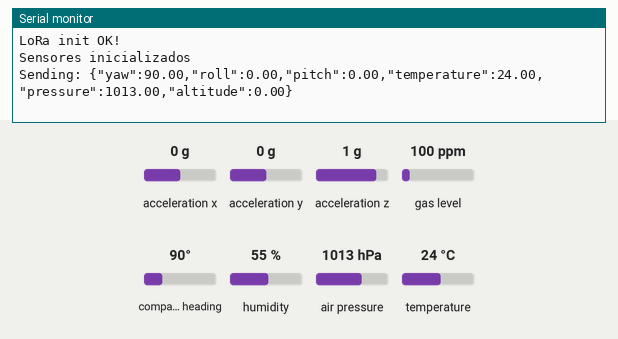
A sketch run on a simulated ESP32. Parts: the last lines printed to the serial monitor. Inputs (shaded band) come from the test bench; at power-on: acceleration x 0 g, acceleration y 0 g, acceleration z 1 g, compass heading 90°, air pressure 1013 hPa, gas level 100 ppm, humidity 55 %, temperature 24 °C. No radio packets arrive unless stated.

Above: at 1.2 s.
1.3 s: acceleration x set to -1.4 g
At 2.3 s:
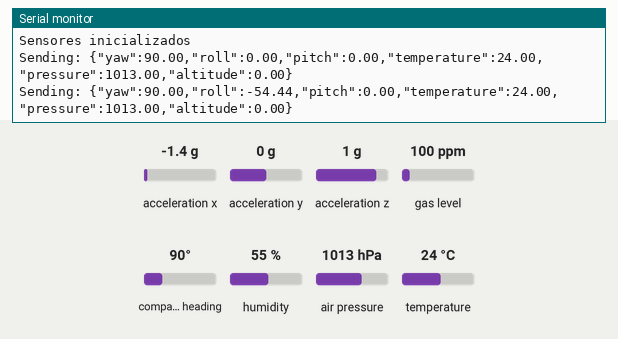
2.8 s: acceleration y set to -1.4 g
At 3.8 s:
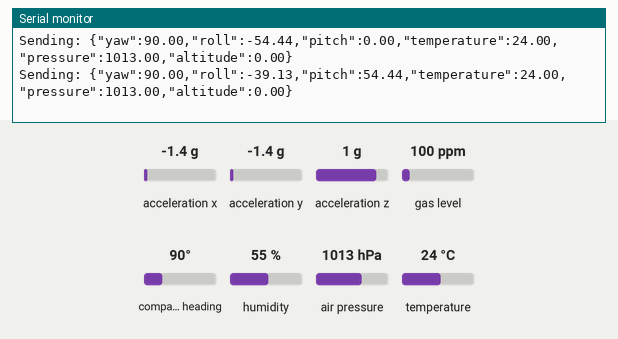
4.3 s: acceleration z set to -1.4 g
At 5.2 s:
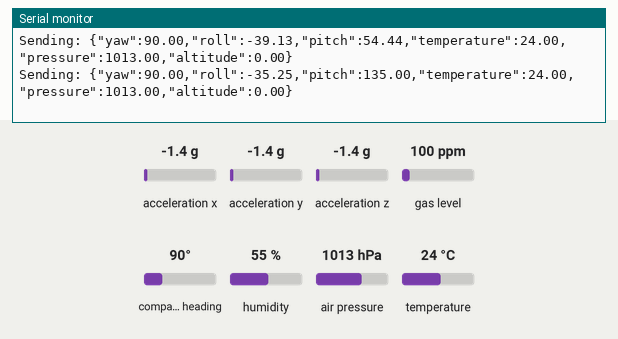
5.8 s: compass heading set to 7°
At 6.6 s:
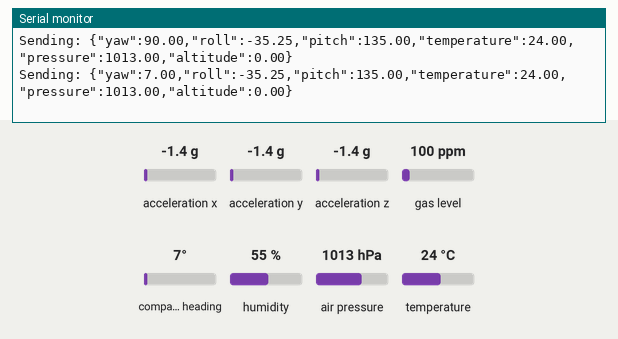
7.3 s: air pressure set to 952 hPa
At 8.0 s:
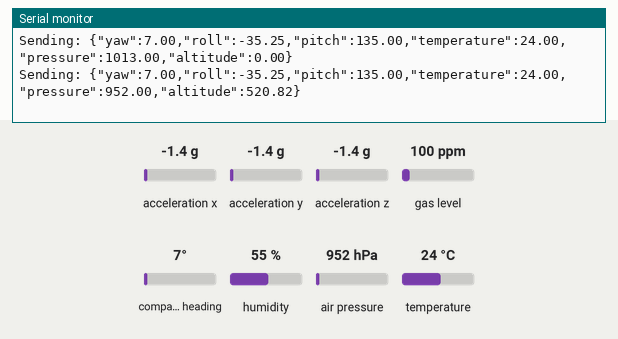
Timing chart, 0 to 9.8 s (numbered marks = the images above; inputs shaded):
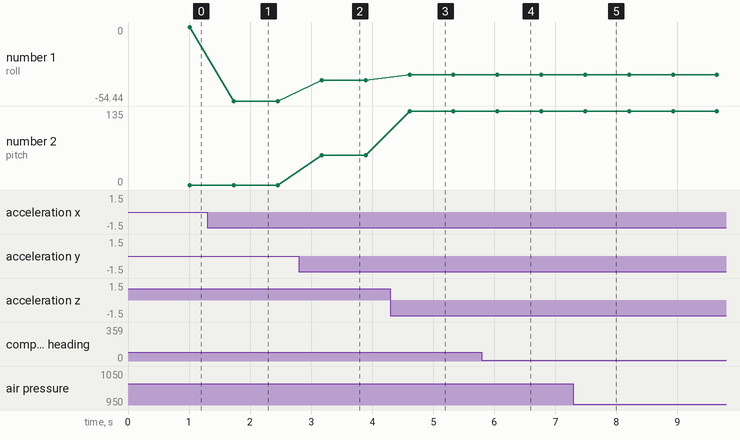

The sketch:

transmitter.ino
```cpp
#include <SPI.h>
#include <LoRa.h>
#include <Wire.h>
#include <Adafruit_Sensor.h>
#include <Adafruit_BNO055.h>
#include <Adafruit_BMP3XX.h>

#define SS    5
#define RST   27
#define DIO0  26
#define SEALEVELPRESSURE_HPA (1013.25)

Adafruit_BNO055 bno = Adafruit_BNO055(55, 0x28);
Adafruit_BMP3XX bmp;
float baseAltitude = NAN;
int warmupCount = 0;


void setup() {
  Serial.begin(115200);
  while (!Serial);

  LoRa.setPins(SS, RST, DIO0);
  if (!LoRa.begin(433E6)) {
    Serial.println("Starting LoRa failed!");
    while (1);
  }
  LoRa.setSpreadingFactor(7);
  LoRa.setSignalBandwidth(250E3);
  LoRa.setCodingRate4(5);
  LoRa.setTxPower(14);
  LoRa.enableCrc();

  Serial.println("LoRa init OK!");

  if (!bno.begin()) {
    Serial.println("No se detecta BNO055 :(");
    while (1);
  }
  bno.setExtCrystalUse(true);

  if (!bmp.begin_I2C()) {
    Serial.println("No se detecta BMP388 :(");
    while (1);
  }
  bmp.setTemperatureOversampling(BMP3_OVERSAMPLING_8X);
  bmp.setPressureOversampling(BMP3_OVERSAMPLING_4X);
  bmp.setIIRFilterCoeff(BMP3_IIR_FILTER_COEFF_3);
  bmp.setOutputDataRate(BMP3_ODR_50_HZ);

  Serial.println("Sensores inicializados");
}

void loop() {
  sensors_event_t event;
  bno.getEvent(&event);

  if (!bmp.performReading()) {
    Serial.println("Error al leer datos del BMP388");
    return;
  }

  float heading = event.orientation.x;
  float roll    = event.orientation.y;
  float pitch   = event.orientation.z;
  float temp    = bmp.temperature;
  float pres    = bmp.pressure / 100.0;
  float altAbs  = bmp.readAltitude(SEALEVELPRESSURE_HPA);

  if (warmupCount < 5) {
    warmupCount++;
    return;
  }

  if (isnan(baseAltitude)) {
    baseAltitude = altAbs;
  }
  float altRel = altAbs - baseAltitude;

  String json = "{";
  json += "\"yaw\":" + String(heading, 2) + ",";
  json += "\"roll\":" + String(roll, 2) + ",";
  json += "\"pitch\":" + String(pitch, 2) + ",";
  json += "\"temperature\":" + String(temp, 2) + ",";
  json += "\"pressure\":" + String(pres, 2) + ",";
  json += "\"altitude\":" + String(altRel, 2);
  json += "}";

  LoRa.beginPacket();
  LoRa.print(json);
  LoRa.endPacket();

  Serial.println("Sending: " + json);

  delay(500);
}
```

Measured:
- after the input at 1.3 s, the serial monitor: prints a new line after 0.44 s (image 1)
- after the input at 2.8 s, the serial monitor: prints a new line after 0.37 s (image 2)
- after the input at 4.3 s, the serial monitor: prints a new line after 0.31 s (image 3)
- after the input at 5.8 s, the serial monitor: prints a new line after 0.25 s (image 4)
- after the input at 7.3 s, the serial monitor: prints a new line after 0.19 s (image 5)
- plotted number 1: 0 → -54.44 after the input at 1.3 s, -54.44 → -39.13 after the input at 2.8 s, -39.13 → -35.25 after the input at 4.3 s
- plotted number 2: 0 → 54.44 after the input at 2.8 s, 54.44 → 135 after the input at 4.3 s
